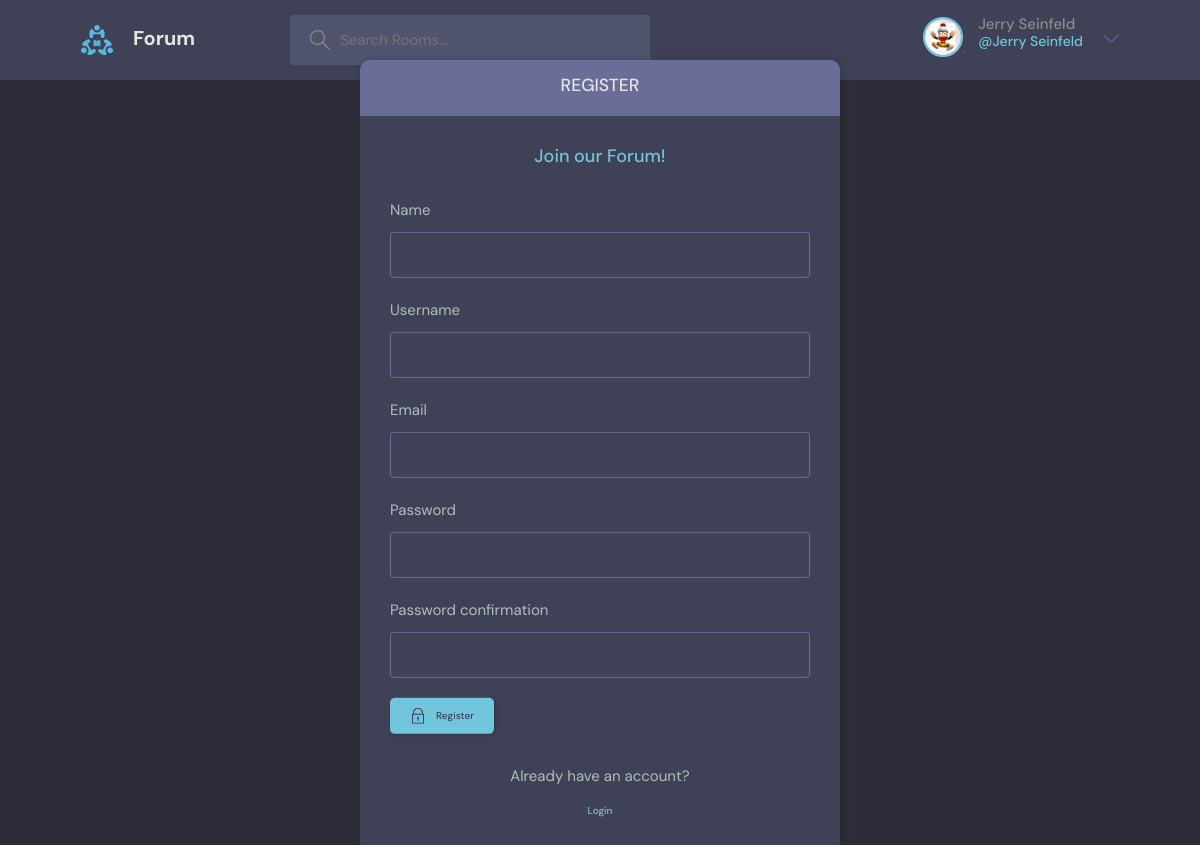
Screenshot of /register (signed in) with the database file from the repository.
### accounts/models.py (models this page shows)
class User(AbstractUser):
	name = models.CharField(max_length=200, null=True)
	email = models.EmailField(unique=True, null=True)
	bio = models.TextField(null=True)
	avatar = models.ImageField(null=True, default='images/avatar.svg', upload_to='images/')
	USERNAME_FIELD = 'email'
	REQUIRED_FIELDS = []
	def __str__(self):
		return self.name

### forumbot/views.py (the view, shortened to what this page needs)
# urls.py: path('register', views.registerPage, name='register'),
def registerPage(request):
	page = 'register'
	context = {'page':page, 'form':UserCreationForm()}
	return render(request, 'site/login_register.html',context)

### forumbot/forms.py
class UserCreationForm(UserCreationForm):
	class Meta:
		model = User
		fields = ['name','username','email','password1','password2']

### forumbot/templates/site/login_register.html (shortened to what this page needs)
{% extends 'site/base.html' %}
    {% block content %}
    {% if page == 'login' %}
    <main class="auth layout">
      <div class="container">
        <div class="layout__box">
          <div class="layout__boxHeader">
            <div class="layout__boxTitle">
              <h3>Login</h3>
            </div>
          </div>
          <div class="layout__body">
            <h2 class="auth__tagline">Join our Forum!</h2>
            <form class="form" action="{% url 'login' %}" method="POST" >
              {% csrf_token %}
              {% for field in form %}
              <div class="form__group form__group">
                <label for="room_name">{{field.label}}</label>
                  {{field}}
              </div>
              {% endfor %}
              <button class="btn btn--main" type="submit">
                <svg
                  version="1.1"
                  xmlns="http://www.w3.org/2000/svg"
                  width="32"
                  height="32"
                  viewBox="0 0 32 32"
                >
                  <title>lock</title>
                  <path
                    d="M27 12h-1v-2c0-5.514-4.486-10-10-10s-10 4.486-10 10v2h-1c-0.553 0-1 0.447-1 1v18c0 0.553 0.447 1 1 1h22c0.553 0 1-0.447 1-1v-18c0-0.553-0.447-1-1-1zM8 10c0-4.411 3.589-8 8-8s8 3.589 8 8v2h-16v-2zM26 30h-20v-16h20v16z"
                  ></path>
                  <path
                    d="M15 21.694v4.306h2v-4.306c0.587-0.348 1-0.961 1-1.694 0-1.105-0.895-2-2-2s-2 0.895-2 2c0 0.732 0.413 1.345 1 1.694z"
                  ></path>
                </svg>
                Login
              </button>
            </form>
            <div class="auth__action">
              <p>Haven't signed up yet?</p>
              <a href="{% url 'register' %}" class="btn btn--link">Sign Up</a>
            </div>
          </div>
        </div>
      </div>
    </main>
    {% else %}
        <main class="auth layout">
      <div class="container">
        <div class="layout__box">
          <div class="layout__boxHeader">
            <div class="layout__boxTitle">
              <h3>Register</h3>
            </div>
          </div>
          <div class="layout__body">
            <h2 class="auth__tagline">Join our Forum!</h2>
            <form class="form" action="{% url 'register' %}" method="POST" >
              {% for field in form %}
              <div class="form__group form__group">
                <label for="{{field.label}}">{{field.label}}</label>
                {{field}}
              </div>
              {% endfor %}
              <button class="btn btn--main" type="submit">
                Register
              </button>
            </form>
            <div class="auth__action">
              <p>Already have an account?</p>
              <a href="{% url 'login' %}" class="btn btn--link">Login</a>
            </div>
          </div>
        </div>
      </div>
    </main>
    {% endif %}
{% endblock %}

### forumbot/templates/site/navbar.html (shortened to what this page needs)
{% load static %}
<header class="header header--loggedIn">
      <div class="container">
        <a href="{% url 'index' %}" class="header__logo">
          <img src="{% static 'assets/logo.svg' %}" />
          <h1>Forum</h1>
        </a>
        <form class="header__search" method="GET" action="{% url 'index' %}">
          <label>
            <input type='text' name='q' placeholder='Search Rooms...'/>
          </label>
        </form>
        <nav class="header__menu">
          <div class="header__user">
            {% if request.user.is_authenticated %}
            <a href="{% url 'userProfile' user.id %}">
              <div class="avatar avatar--medium active">
                <img src="{{request.user.avatar.url}}" />
              </div>
              <p>{{request.user}} <span>@{{request.user}}</span></p>
            </a>
            {% else %}
              <div class="avatar avatar--medium active">
                <img src="{% static 'images/avatar.svg' %}" />
              </div>
            <p>Account</p>
            {% endif %}
            <button class="dropdown-button">
              <svg version="1.1" xmlns="http://www.w3.org/2000/svg" width="32" height="32" viewBox="0 0 32 32">
                <title>chevron-down</title>
                <path d="M16 21l-13-13h-3l16 16 16-16h-3l-13 13z"></path>
              </svg>
            </button>
          </div>
        </nav>
      </div>
    </header>

### rows the page displays
User: user.avatar (picture), user "Jerry Seinfeld"

### other values shown
{{ field.label }} "Name" "Username" "Email" "Password" "Password confirmation"
